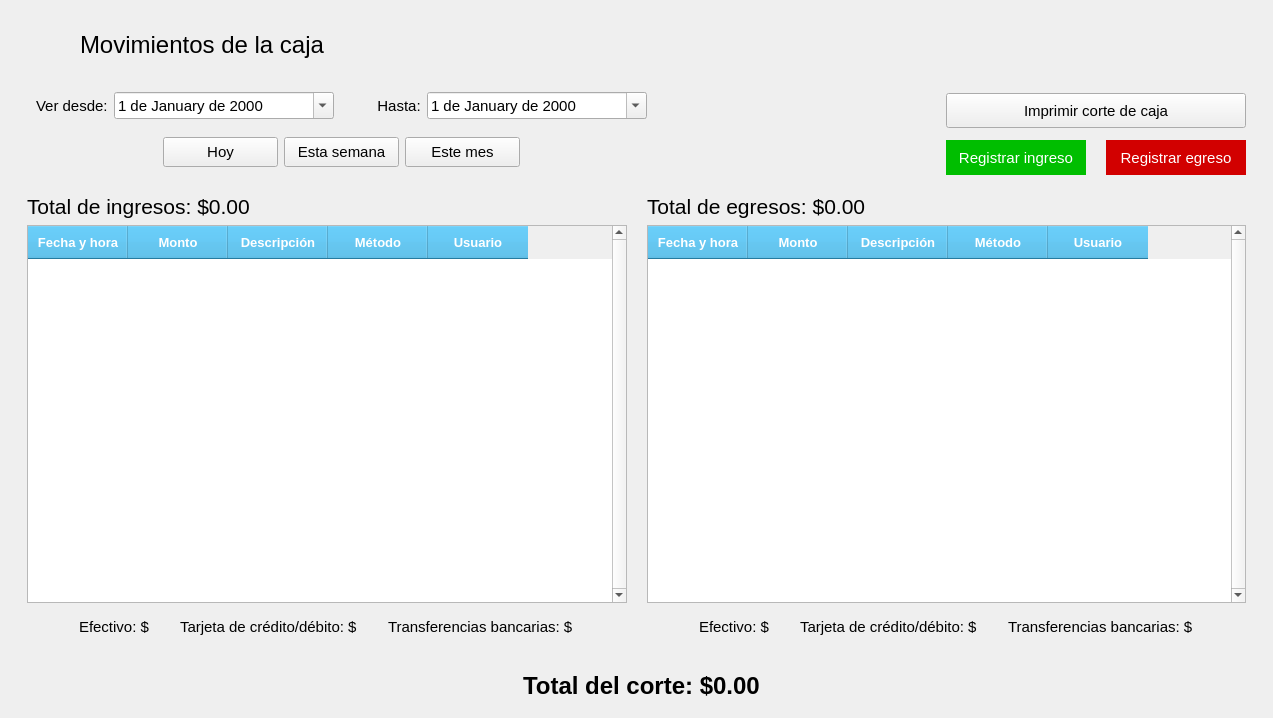
<?xml version="1.0" encoding="UTF-8"?>
<ui version="4.0">
 <class>Caja</class>
 <widget class="QMainWindow" name="Caja">
  <property name="geometry">
   <rect>
    <x>0</x>
    <y>0</y>
    <width>1273</width>
    <height>718</height>
   </rect>
  </property>
  <property name="minimumSize">
   <size>
    <width>1085</width>
    <height>650</height>
   </size>
  </property>
  <property name="windowTitle">
   <string>Administrar usuarios</string>
  </property>
  <property name="windowIcon">
   <iconset resource="../../resources.qrc">
    <normaloff>:/img/icon.ico</normaloff>:/img/icon.ico</iconset>
  </property>
  <widget class="QWidget" name="centralwidget">
   <layout class="QVBoxLayout" name="verticalLayout">
    <property name="spacing">
     <number>0</number>
    </property>
    <item alignment="Qt::AlignLeft|Qt::AlignTop">
     <widget class="QFrame" name="frame">
      <property name="font">
       <font>
        <family>Segoe UI</family>
       </font>
      </property>
      <property name="frameShape">
       <enum>QFrame::NoFrame</enum>
      </property>
      <property name="frameShadow">
       <enum>QFrame::Raised</enum>
      </property>
      <layout class="QHBoxLayout" name="horizontalLayout">
       <property name="spacing">
        <number>20</number>
       </property>
       <property name="leftMargin">
        <number>19</number>
       </property>
       <property name="topMargin">
        <number>15</number>
       </property>
       <property name="rightMargin">
        <number>19</number>
       </property>
       <item>
        <widget class="QPushButton" name="btRegresar">
         <property name="font">
          <font>
           <family>Segoe UI</family>
          </font>
         </property>
         <property name="cursor">
          <cursorShape>PointingHandCursor</cursorShape>
         </property>
         <property name="styleSheet">
          <string notr="true">QPushButton {
        background-color: transparent;
        border: none;
        padding: 0px;
    }
    QPushButton:hover {
        background-color: rgba(255, 255, 255, 0);
    }
    QPushButton:pressed {
        background-color: rgba(255, 255, 255, 0);
    }</string>
         </property>
         <property name="icon">
          <iconset resource="../../resources.qrc">
           <normaloff>:/img/resources/images/leftarrow.png</normaloff>:/img/resources/images/leftarrow.png</iconset>
         </property>
         <property name="iconSize">
          <size>
           <width>40</width>
           <height>40</height>
          </size>
         </property>
         <property name="flat">
          <bool>true</bool>
         </property>
        </widget>
       </item>
       <item>
        <widget class="QLabel" name="lbTitulo">
         <property name="minimumSize">
          <size>
           <width>261</width>
           <height>41</height>
          </size>
         </property>
         <property name="font">
          <font>
           <family>Segoe UI</family>
           <pointsize>18</pointsize>
          </font>
         </property>
         <property name="text">
          <string>Movimientos de la caja</string>
         </property>
        </widget>
       </item>
      </layout>
     </widget>
    </item>
    <item>
     <widget class="QFrame" name="frame_2">
      <property name="font">
       <font>
        <family>Segoe UI</family>
       </font>
      </property>
      <property name="frameShape">
       <enum>QFrame::NoFrame</enum>
      </property>
      <property name="frameShadow">
       <enum>QFrame::Raised</enum>
      </property>
      <layout class="QGridLayout" name="gridLayout">
       <property name="verticalSpacing">
        <number>0</number>
       </property>
       <item row="0" column="1" alignment="Qt::AlignRight|Qt::AlignVCenter">
        <widget class="QFrame" name="frame_5">
         <property name="font">
          <font>
           <family>Segoe UI</family>
          </font>
         </property>
         <property name="frameShape">
          <enum>QFrame::NoFrame</enum>
         </property>
         <property name="frameShadow">
          <enum>QFrame::Raised</enum>
         </property>
         <layout class="QGridLayout" name="gridLayout_3">
          <property name="horizontalSpacing">
           <number>20</number>
          </property>
          <property name="verticalSpacing">
           <number>12</number>
          </property>
          <item row="0" column="0" colspan="2">
           <widget class="QPushButton" name="btImprimir">
            <property name="minimumSize">
             <size>
              <width>0</width>
              <height>35</height>
             </size>
            </property>
            <property name="font">
             <font>
              <family>Segoe UI</family>
              <pointsize>11</pointsize>
             </font>
            </property>
            <property name="text">
             <string>Imprimir corte de caja</string>
            </property>
           </widget>
          </item>
          <item row="1" column="0">
           <widget class="QPushButton" name="btIngreso">
            <property name="minimumSize">
             <size>
              <width>140</width>
              <height>35</height>
             </size>
            </property>
            <property name="font">
             <font>
              <family>Segoe UI</family>
              <pointsize>11</pointsize>
             </font>
            </property>
            <property name="styleSheet">
             <string notr="true">color: rgb(255, 255, 255);
background-color: rgb(0, 190, 0);
border: 0px;</string>
            </property>
            <property name="text">
             <string>Registrar ingreso</string>
            </property>
           </widget>
          </item>
          <item row="1" column="1">
           <widget class="QPushButton" name="btEgreso">
            <property name="minimumSize">
             <size>
              <width>140</width>
              <height>35</height>
             </size>
            </property>
            <property name="font">
             <font>
              <family>Segoe UI</family>
              <pointsize>11</pointsize>
             </font>
            </property>
            <property name="styleSheet">
             <string notr="true">color: rgb(255, 255, 255);
background-color: rgb(210, 0, 0);
border: 0px;</string>
            </property>
            <property name="text">
             <string>Registrar egreso</string>
            </property>
           </widget>
          </item>
         </layout>
        </widget>
       </item>
       <item row="0" column="0" alignment="Qt::AlignLeft">
        <widget class="QFrame" name="frame_6">
         <property name="font">
          <font>
           <family>Segoe UI</family>
          </font>
         </property>
         <property name="frameShape">
          <enum>QFrame::NoFrame</enum>
         </property>
         <property name="frameShadow">
          <enum>QFrame::Raised</enum>
         </property>
         <layout class="QVBoxLayout" name="verticalLayout_2">
          <property name="spacing">
           <number>0</number>
          </property>
          <property name="topMargin">
           <number>0</number>
          </property>
          <item>
           <widget class="QFrame" name="frame_7">
            <property name="font">
             <font>
              <family>Segoe UI</family>
             </font>
            </property>
            <layout class="QHBoxLayout" name="horizontalLayout_3">
             <item>
              <widget class="QLabel" name="label">
               <property name="font">
                <font>
                 <family>Segoe UI</family>
                 <pointsize>11</pointsize>
                </font>
               </property>
               <property name="text">
                <string>Ver desde:</string>
               </property>
              </widget>
             </item>
             <item>
              <widget class="QDateEdit" name="dateDesde">
               <property name="minimumSize">
                <size>
                 <width>220</width>
                 <height>0</height>
                </size>
               </property>
               <property name="maximumSize">
                <size>
                 <width>220</width>
                 <height>16777215</height>
                </size>
               </property>
               <property name="font">
                <font>
                 <family>Segoe UI</family>
                 <pointsize>11</pointsize>
                </font>
               </property>
               <property name="displayFormat">
                <string>d 'de' MMMM 'de' yyyy</string>
               </property>
               <property name="calendarPopup">
                <bool>true</bool>
               </property>
              </widget>
             </item>
             <item>
              <widget class="QLabel" name="label_2">
               <property name="font">
                <font>
                 <family>Segoe UI</family>
                 <pointsize>11</pointsize>
                </font>
               </property>
               <property name="text">
                <string>         Hasta:</string>
               </property>
              </widget>
             </item>
             <item>
              <widget class="QDateEdit" name="dateHasta">
               <property name="minimumSize">
                <size>
                 <width>220</width>
                 <height>0</height>
                </size>
               </property>
               <property name="maximumSize">
                <size>
                 <width>220</width>
                 <height>16777215</height>
                </size>
               </property>
               <property name="font">
                <font>
                 <family>Segoe UI</family>
                 <pointsize>11</pointsize>
                </font>
               </property>
               <property name="displayFormat">
                <string>d 'de' MMMM 'de' yyyy</string>
               </property>
               <property name="calendarPopup">
                <bool>true</bool>
               </property>
              </widget>
             </item>
            </layout>
           </widget>
          </item>
          <item alignment="Qt::AlignHCenter">
           <widget class="QFrame" name="frame_13">
            <property name="font">
             <font>
              <family>Segoe UI</family>
             </font>
            </property>
            <layout class="QHBoxLayout" name="horizontalLayout_9">
             <item>
              <widget class="QPushButton" name="btHoy">
               <property name="minimumSize">
                <size>
                 <width>115</width>
                 <height>30</height>
                </size>
               </property>
               <property name="font">
                <font>
                 <family>Segoe UI</family>
                 <pointsize>11</pointsize>
                </font>
               </property>
               <property name="text">
                <string>Hoy</string>
               </property>
              </widget>
             </item>
             <item>
              <widget class="QPushButton" name="btEstaSemana">
               <property name="minimumSize">
                <size>
                 <width>115</width>
                 <height>30</height>
                </size>
               </property>
               <property name="font">
                <font>
                 <family>Segoe UI</family>
                 <pointsize>11</pointsize>
                </font>
               </property>
               <property name="text">
                <string>Esta semana</string>
               </property>
              </widget>
             </item>
             <item>
              <widget class="QPushButton" name="btEsteMes">
               <property name="minimumSize">
                <size>
                 <width>115</width>
                 <height>30</height>
                </size>
               </property>
               <property name="font">
                <font>
                 <family>Segoe UI</family>
                 <pointsize>11</pointsize>
                </font>
               </property>
               <property name="text">
                <string>Este mes</string>
               </property>
              </widget>
             </item>
            </layout>
           </widget>
          </item>
         </layout>
        </widget>
       </item>
       <item row="1" column="0" colspan="2">
        <widget class="QFrame" name="frame_4">
         <property name="font">
          <font>
           <family>Segoe UI</family>
          </font>
         </property>
         <property name="frameShape">
          <enum>QFrame::NoFrame</enum>
         </property>
         <property name="frameShadow">
          <enum>QFrame::Raised</enum>
         </property>
         <layout class="QGridLayout" name="gridLayout_2">
          <property name="horizontalSpacing">
           <number>20</number>
          </property>
          <item row="0" column="0">
           <widget class="QLabel" name="lbTotalIngresos">
            <property name="font">
             <font>
              <family>Segoe UI</family>
              <pointsize>16</pointsize>
             </font>
            </property>
            <property name="text">
             <string>Total de ingresos: $0.00</string>
            </property>
           </widget>
          </item>
          <item row="0" column="1">
           <widget class="QLabel" name="lbTotalEgresos">
            <property name="font">
             <font>
              <family>Segoe UI</family>
              <pointsize>16</pointsize>
             </font>
            </property>
            <property name="text">
             <string>Total de egresos: $0.00</string>
            </property>
           </widget>
          </item>
          <item row="1" column="0">
           <widget class="QTableWidget" name="tabla_ingresos">
            <property name="font">
             <font>
              <family>Segoe UI</family>
              <pointsize>10</pointsize>
             </font>
            </property>
            <property name="styleSheet">
             <string notr="true">QHeaderView::section {
	font: bold 10pt;
	color: rgb(255, 255, 255);
	background-color: rgb(52, 172, 224);
	padding: 7px;
}

QTableView::item{
  padding: 5px;
}

QTableWidget {
	alternate-background-color: rgb(240, 240, 240);
}

QTableView {
    selection-background-color: rgb(85, 85, 255);
    selection-color: rgb(255, 255, 255);
}
QTableView:active {
    selection-background-color: rgb(85, 85, 255);
    selection-color: rgb(255, 255, 255);
}</string>
            </property>
            <property name="verticalScrollBarPolicy">
             <enum>Qt::ScrollBarAlwaysOn</enum>
            </property>
            <property name="editTriggers">
             <set>QAbstractItemView::NoEditTriggers</set>
            </property>
            <property name="alternatingRowColors">
             <bool>true</bool>
            </property>
            <property name="selectionMode">
             <enum>QAbstractItemView::SingleSelection</enum>
            </property>
            <property name="selectionBehavior">
             <enum>QAbstractItemView::SelectRows</enum>
            </property>
            <property name="showGrid">
             <bool>false</bool>
            </property>
            <attribute name="horizontalHeaderMinimumSectionSize">
             <number>50</number>
            </attribute>
            <attribute name="verticalHeaderVisible">
             <bool>false</bool>
            </attribute>
            <column>
             <property name="text">
              <string>Fecha y hora</string>
             </property>
            </column>
            <column>
             <property name="text">
              <string>Monto</string>
             </property>
            </column>
            <column>
             <property name="text">
              <string>Descripción</string>
             </property>
            </column>
            <column>
             <property name="text">
              <string>Método</string>
             </property>
            </column>
            <column>
             <property name="text">
              <string>Usuario</string>
             </property>
            </column>
           </widget>
          </item>
          <item row="1" column="1">
           <widget class="QTableWidget" name="tabla_egresos">
            <property name="font">
             <font>
              <family>Segoe UI</family>
              <pointsize>10</pointsize>
             </font>
            </property>
            <property name="styleSheet">
             <string notr="true">QHeaderView::section {
	font: bold 10pt;
	color: rgb(255, 255, 255);
	background-color: rgb(52, 172, 224);
	padding: 7px;
}

QTableView::item{
  padding: 5px;
}

QTableWidget {
	alternate-background-color: rgb(240, 240, 240);
}

QTableView {
    selection-background-color: rgb(85, 85, 255);
    selection-color: rgb(255, 255, 255);
}
QTableView:active {
    selection-background-color: rgb(85, 85, 255);
    selection-color: rgb(255, 255, 255);
}</string>
            </property>
            <property name="verticalScrollBarPolicy">
             <enum>Qt::ScrollBarAlwaysOn</enum>
            </property>
            <property name="editTriggers">
             <set>QAbstractItemView::NoEditTriggers</set>
            </property>
            <property name="alternatingRowColors">
             <bool>true</bool>
            </property>
            <property name="selectionMode">
             <enum>QAbstractItemView::SingleSelection</enum>
            </property>
            <property name="selectionBehavior">
             <enum>QAbstractItemView::SelectRows</enum>
            </property>
            <property name="showGrid">
             <bool>false</bool>
            </property>
            <attribute name="horizontalHeaderMinimumSectionSize">
             <number>50</number>
            </attribute>
            <attribute name="verticalHeaderVisible">
             <bool>false</bool>
            </attribute>
            <column>
             <property name="text">
              <string>Fecha y hora</string>
             </property>
            </column>
            <column>
             <property name="text">
              <string>Monto</string>
             </property>
            </column>
            <column>
             <property name="text">
              <string>Descripción</string>
             </property>
            </column>
            <column>
             <property name="text">
              <string>Método</string>
             </property>
            </column>
            <column>
             <property name="text">
              <string>Usuario</string>
             </property>
            </column>
           </widget>
          </item>
          <item row="2" column="0" alignment="Qt::AlignHCenter">
           <widget class="QFrame" name="frame_8">
            <property name="font">
             <font>
              <family>Segoe UI</family>
             </font>
            </property>
            <layout class="QHBoxLayout" name="horizontalLayout_5">
             <property name="spacing">
              <number>30</number>
             </property>
             <item>
              <widget class="QLabel" name="lbIngresosEfectivo">
               <property name="minimumSize">
                <size>
                 <width>47</width>
                 <height>13</height>
                </size>
               </property>
               <property name="font">
                <font>
                 <family>Segoe UI</family>
                 <pointsize>11</pointsize>
                </font>
               </property>
               <property name="text">
                <string>Efectivo: $</string>
               </property>
              </widget>
             </item>
             <item>
              <widget class="QLabel" name="lbIngresosTarjeta">
               <property name="minimumSize">
                <size>
                 <width>47</width>
                 <height>13</height>
                </size>
               </property>
               <property name="font">
                <font>
                 <family>Segoe UI</family>
                 <pointsize>11</pointsize>
                </font>
               </property>
               <property name="text">
                <string>Tarjeta de crédito/débito: $</string>
               </property>
              </widget>
             </item>
             <item>
              <widget class="QLabel" name="lbIngresosTransferencia">
               <property name="minimumSize">
                <size>
                 <width>47</width>
                 <height>13</height>
                </size>
               </property>
               <property name="font">
                <font>
                 <family>Segoe UI</family>
                 <pointsize>11</pointsize>
                </font>
               </property>
               <property name="text">
                <string>Transferencias bancarias: $</string>
               </property>
              </widget>
             </item>
            </layout>
           </widget>
          </item>
          <item row="2" column="1" alignment="Qt::AlignHCenter">
           <widget class="QFrame" name="frame_9">
            <property name="font">
             <font>
              <family>Segoe UI</family>
             </font>
            </property>
            <layout class="QHBoxLayout" name="horizontalLayout_6">
             <property name="spacing">
              <number>30</number>
             </property>
             <item>
              <widget class="QLabel" name="lbEgresosEfectivo">
               <property name="minimumSize">
                <size>
                 <width>47</width>
                 <height>13</height>
                </size>
               </property>
               <property name="font">
                <font>
                 <family>Segoe UI</family>
                 <pointsize>11</pointsize>
                </font>
               </property>
               <property name="text">
                <string>Efectivo: $</string>
               </property>
              </widget>
             </item>
             <item>
              <widget class="QLabel" name="lbEgresosTarjeta">
               <property name="minimumSize">
                <size>
                 <width>47</width>
                 <height>13</height>
                </size>
               </property>
               <property name="font">
                <font>
                 <family>Segoe UI</family>
                 <pointsize>11</pointsize>
                </font>
               </property>
               <property name="text">
                <string>Tarjeta de crédito/débito: $</string>
               </property>
              </widget>
             </item>
             <item>
              <widget class="QLabel" name="lbEgresosTransferencia">
               <property name="minimumSize">
                <size>
                 <width>47</width>
                 <height>13</height>
                </size>
               </property>
               <property name="font">
                <font>
                 <family>Segoe UI</family>
                 <pointsize>11</pointsize>
                </font>
               </property>
               <property name="text">
                <string>Transferencias bancarias: $</string>
               </property>
              </widget>
             </item>
            </layout>
           </widget>
          </item>
         </layout>
        </widget>
       </item>
      </layout>
     </widget>
    </item>
    <item>
     <widget class="QFrame" name="frame_3">
      <property name="font">
       <font>
        <family>Segoe UI</family>
       </font>
      </property>
      <layout class="QHBoxLayout" name="horizontalLayout_2">
       <property name="leftMargin">
        <number>19</number>
       </property>
       <item alignment="Qt::AlignHCenter">
        <widget class="QLabel" name="lbTotal">
         <property name="font">
          <font>
           <family>Segoe UI</family>
           <pointsize>18</pointsize>
           <bold>true</bold>
          </font>
         </property>
         <property name="text">
          <string>Total del corte: $0.00</string>
         </property>
        </widget>
       </item>
      </layout>
     </widget>
    </item>
   </layout>
  </widget>
 </widget>
 <resources>
  <include location="../../resources.qrc"/>
 </resources>
 <connections/>
</ui>
